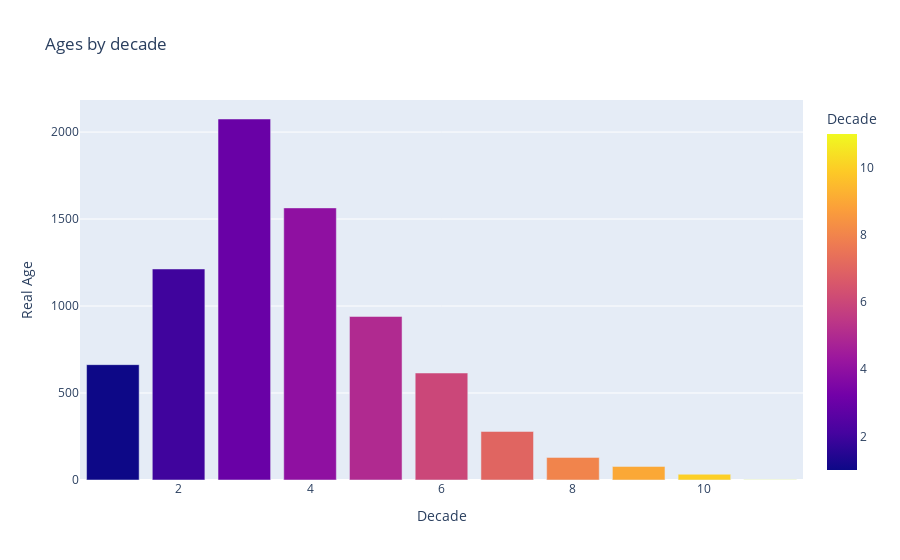

The notebook cell saved with this chart:
### Code cell
fig = px.bar(df_grouped_by_decade, y='real_age', x='decade', color='decade', 
             title='Ages by decade', labels={'real_age':'Real Age', 'decade':'Decade'})
fig.show()

### Figure 1 — Plotly figure (JSON) as saved in the notebook; plotly's stock layout.template omitted (floating-point values rounded to 4 significant figures)
{"data": [{"alignmentgroup": "True", "hovertemplate": "Decade=%{marker.color}<br>Real Age=%{y}<extra></extra>", "legendgroup": "", "marker": {"color": [1, 2, 3, 4, 5, 6, 7, 8, 9, 10, 11], "coloraxis": "coloraxis", "pattern": {"shape": ""}}, "name": "", "offsetgroup": "", "orientation": "v", "showlegend": false, "textposition": "auto", "type": "bar", "x": [1, 2, 3, 4, 5, 6, 7, 8, 9, 10, 11], "xaxis": "x", "y": [663, 1213, 2075, 1564, 940, 615, 279, 130, 78, 33, 1], "yaxis": "y"}], "layout": {"barmode": "relative", "coloraxis": {"colorbar": {"title": {"text": "Decade"}}, "colorscale": [[0, "#0d0887"], [0.1111, "#46039f"], [0.2222, "#7201a8"], [0.3333, "#9c179e"], [0.4444, "#bd3786"], [0.5556, "#d8576b"], [0.6667, "#ed7953"], [0.7778, "#fb9f3a"], [0.8889, "#fdca26"], [1, "#f0f921"]]}, "legend": {"tracegroupgap": 0}, "title": {"text": "Ages by decade"}, "xaxis": {"anchor": "y", "domain": [0, 1], "title": {"text": "Decade"}}, "yaxis": {"anchor": "x", "domain": [0, 1], "title": {"text": "Real Age"}}}}
